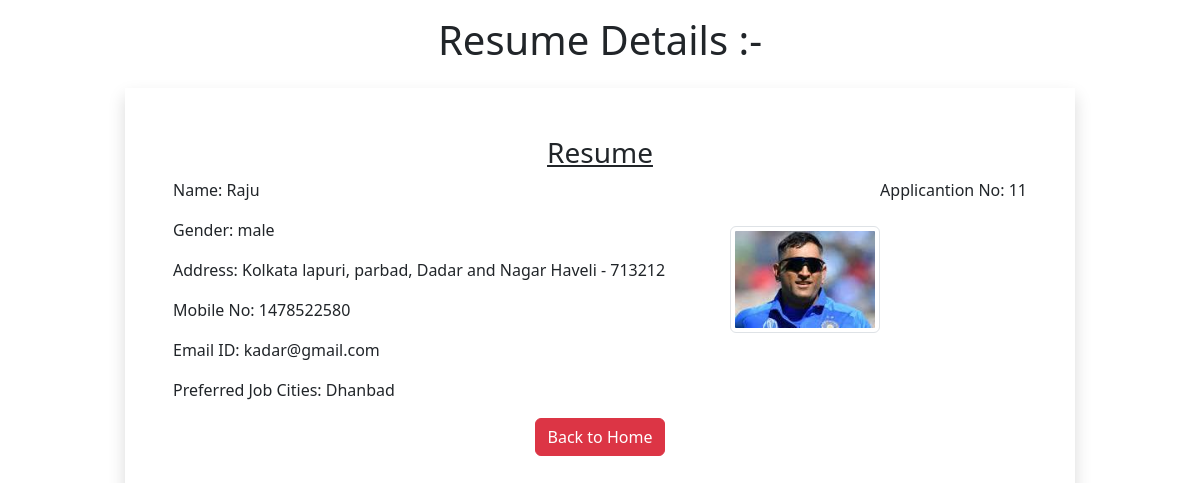
/list/11/, run on the app's committed database.
### app/models.py (models this page shows)
class Resume(models.Model):
    Name=models.CharField(max_length=50)
    Gender=models.CharField(max_length=50)
    Locality=models.CharField(max_length=100)
    City=models.CharField(max_length=50)
    Pin=models.PositiveIntegerField()
    State=models.CharField(max_length=50)
    Mobile_No=models.PositiveIntegerField()
    Email=models.EmailField()
    Job_City=models.CharField(max_length=50)
    Profile_Image=models.ImageField(null=False,blank=False)

### app/views.py (the view)
# urls.py: path('list/<int:pk>/',views.Candidate,name="candidate")
def Candidate(request,pk):
    Details=Resume.objects.get(pk=pk)
    return render(request,"candidate.html",{"Details":Details})

### templates/candidate.html (shortened to what this page needs)
<!doctype html>
<html lang="en">
  <head>
    <link href="https://cdn.jsdelivr.net/npm/bootstrap@5.3.2/dist/css/bootstrap.min.css" rel="stylesheet">
  </head>
  <body>
    <div class="container">
        <h1 class="alert-danger text-center p-3">Resume Details :-</h1>
        <div class="row">
         <div class="col-sm-10 shadow p-5 offset-sm-1">
          <h3 class="text-center"><u>Resume</u></h3>
          <p class="float-end">Applicantion No: {{Details.id}}</p>
          <img src="{{Details.Profile_Image.url}}" alt="" class="img-fluid img-thumbnail float-end mt-5" width="150" height="150">
          <p>Name: {{Details.Name}}</p>
          <p>Gender: {{Details.Gender}}</p>
          <p>Address: {{Details.Locality}}, {{Details.City}}, {{Details.State}} - {{Details.Pin}}</p>
          <p>Mobile No: {{Details.Mobile_No}}</p>
          <p>Email ID: {{Details.Email}}</p>
          <p>Preferred Job Cities: {{Details.Job_City}}</p>
         <div class="text-center">
          <a href={% url 'home' %} class="btn btn-danger">Back to Home</a>
         </div>
         </div>
        </div>
       </div>
  </body>
</html>

### data on the page
Resume: id "11", Profile_Image (picture), Name "Raju", Gender "male", Locality "Kolkata lapuri", City "parbad", State "Dadar and Nagar Haveli", Pin "713212", Mobile_No "1478522580", Email "kadar@gmail.com", Job_City "Dhanbad"
